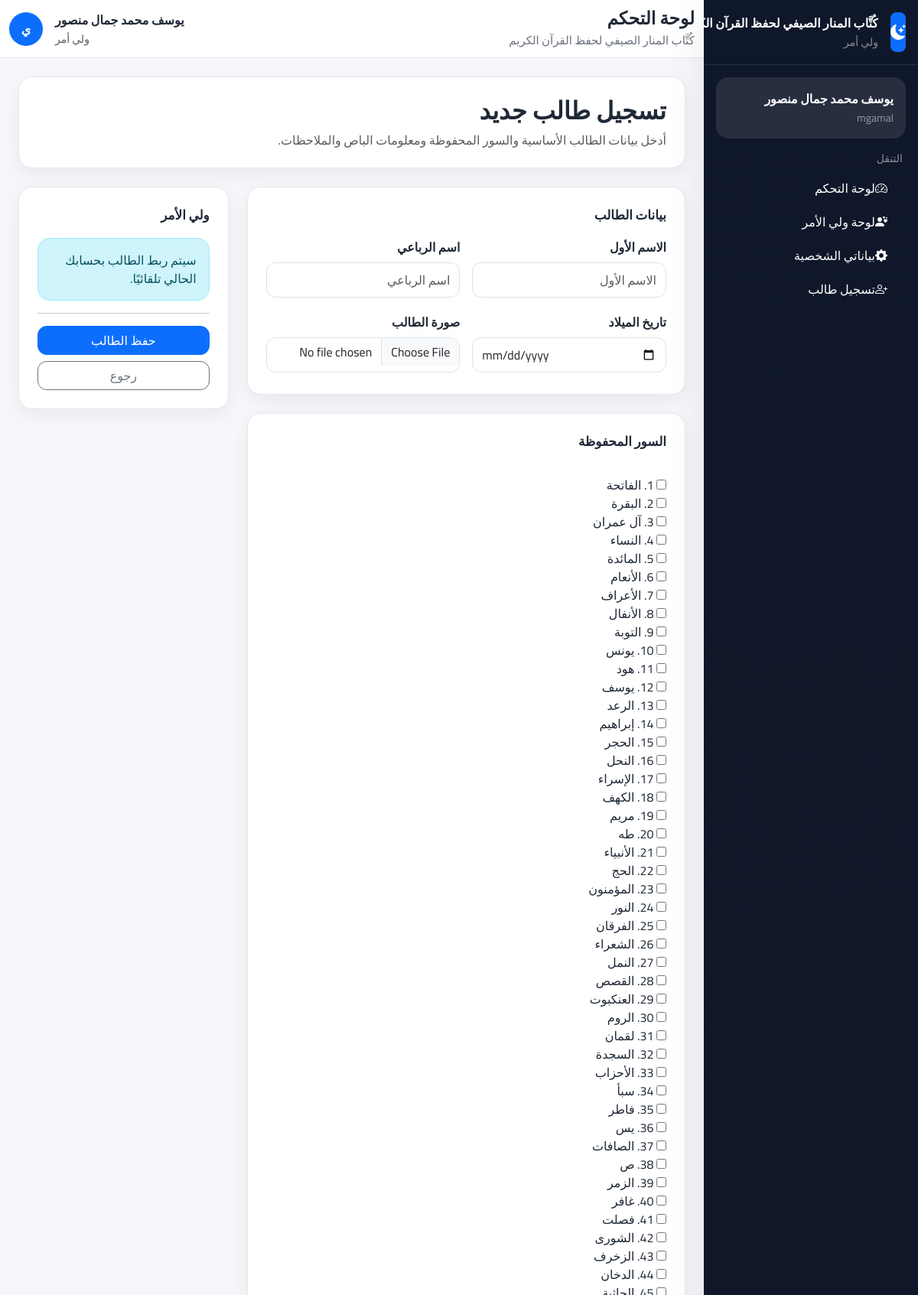
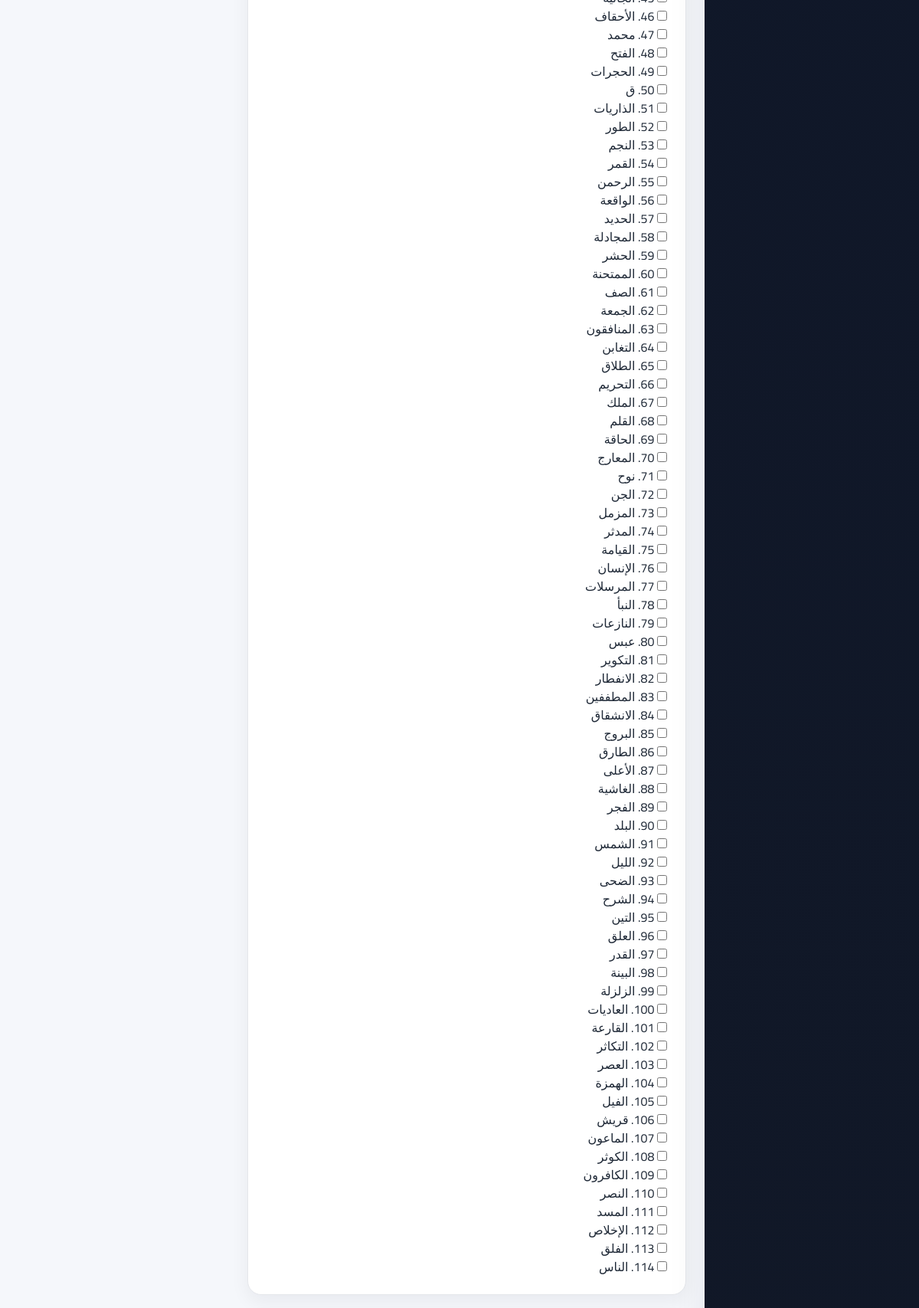
/students/register/ (signed in, upper part), run on the app's committed database (2 pictures, top to bottom).
### accounts/models.py (models this page shows, shortened)
class SiteSettings(models.Model):
    name = models.CharField(max_length=200, default='مقرأة القرآن الكريم', verbose_name='اسم المقرأة')
    logo = models.ImageField(upload_to='settings/', blank=True, null=True, verbose_name='الشعار')
    address = models.CharField(max_length=300, blank=True, verbose_name='العنوان')
    phone = models.CharField(max_length=20, blank=True, verbose_name='الهاتف')
    email = models.EmailField(blank=True, verbose_name='البريد الإلكتروني')
    description = models.TextField(blank=True, verbose_name='نبذة عن المقرأة')
    allow_registration = models.BooleanField(default=True, verbose_name='السماح بالتسجيل')
    auto_assign_halls = models.BooleanField(default=True, verbose_name='التسكين التلقائي')
    max_age_limit = models.PositiveIntegerField(default=15, verbose_name='الحد الأقصى للسن')
    min_age_limit = models.PositiveIntegerField(default=3, verbose_name='الحد الأدنى للسن')
    attendance_start_time = models.TimeField(default='08:00', verbose_name='وقت بداية الحضور')
    late_threshold_minutes = models.PositiveIntegerField(default=15, verbose_name='دقائق التأخير')
    facebook = models.URLField(blank=True, verbose_name='فيسبوك')
    whatsapp = models.CharField(max_length=20, blank=True, verbose_name='واتساب')
    updated_at = models.DateTimeField(auto_now=True)
    updated_by = models.ForeignKey(
        User,
        on_delete=models.SET_NULL,
        null=True,
        blank=True,
        verbose_name='آخر تعديل بواسطة'
    )
    @classmethod
    def get_settings(cls):
        obj, _ = cls.objects.get_or_create(pk=1)
        return obj
    class Meta:
        verbose_name = 'إعدادات الموقع'
        verbose_name_plural = 'إعدادات الموقع'

class User(AbstractUser):
    ROLE_GENERAL_MANAGER = 'general_manager'
    ROLE_GENERAL_SUPERVISOR = 'general_supervisor'
    ROLE_HALL_SUPERVISOR = 'hall_supervisor'
    ROLE_TEACHER = 'teacher'
    ROLE_PARENT = 'parent'
    ROLES = [
        (ROLE_GENERAL_MANAGER, 'مدير عام'),
        (ROLE_GENERAL_SUPERVISOR, 'مشرف عام'),
        (ROLE_HALL_SUPERVISOR, 'مشرف قاعات'),
        (ROLE_TEACHER, 'معلم'),
        (ROLE_PARENT, 'ولي أمر'),
    ]
    role = models.CharField(
        max_length=30,
        choices=ROLES,
        default=ROLE_PARENT,
        verbose_name='الدور الوظيفي'
    )
    phone = models.CharField(
        max_length=20,
        blank=True,
        null=True,
        verbose_name='رقم الهاتف'
    )
    profile_picture = models.ImageField(
        upload_to='profiles/',
        blank=True,
        null=True,
        verbose_name='الصورة الشخصية'
    )
    can_manage_users = models.BooleanField(default=False, verbose_name='إدارة المستخدمين')
    can_manage_halls = models.BooleanField(default=False, verbose_name='إدارة القاعات')
    can_manage_students = models.BooleanField(default=False, verbose_name='إدارة الطلاب')
    can_manage_attendance = models.BooleanField(default=False, verbose_name='إدارة الحضور')
    can_manage_evaluations = models.BooleanField(default=False, verbose_name='إدارة التقييمات')
    can_manage_settings = models.BooleanField(default=False, verbose_name='إدارة الإعدادات')
    @property
    def is_general_manager(self):
        return self.role == self.ROLE_GENERAL_MANAGER
    @property
    def is_general_supervisor(self):
        return self.role == self.ROLE_GENERAL_SUPERVISOR
    @property
    def is_hall_supervisor(self):
        return self.role == self.ROLE_HALL_SUPERVISOR
    @property
    def is_teacher(self):
        return self.role == self.ROLE_TEACHER
    @property
    def is_parent(self):
        return self.role == self.ROLE_PARENT
    class Meta:
        verbose_name = 'مستخدم'
        verbose_name_plural = 'المستخدمون'

### students/views.py (the view, shortened to what this page needs)
# urls.py: path('register/',             views.StudentRegisterView.as_view(),name='register'),
class StudentRegisterView(LoginRequiredMixin, View):
    template_name = 'students/register.html'
    def get(self, request):
        if not (
            request.user.is_parent or
            request.user.is_general_manager or
            request.user.is_general_supervisor
        ):
            messages.error(request, 'ليس لديك صلاحية تسجيل طالب')
            return redirect('dashboard')
        if request.user.is_parent:
            settings = SiteSettings.get_settings()
            if not settings.allow_registration:
                return render(request, 'students/registration_closed.html')
        form = StudentRegistrationForm()
        parents = User.objects.filter(role=User.ROLE_PARENT, is_active=True)
        return render(request, self.template_name, {
            'form': form,
            'parents': parents,
        })

### accounts/context_processors.py (called while the page is built)
def user_role_context(request):
    if not request.user.is_authenticated:
        return {}
    user = request.user
    return {
        'is_general_manager':    user.is_general_manager,
        'is_general_supervisor': user.is_general_supervisor,
        'is_hall_supervisor':    user.is_hall_supervisor,
        'is_teacher':            user.is_teacher,
        'is_parent':             user.is_parent,
        'user_role_display':     user.get_role_display(),
    }

def site_settings(request):
    settings = SiteSettings.get_settings()
    return {
        'SITE_NAME':        settings.name,
        'SITE_LOGO':        settings.logo,
        'SITE_PHONE':       settings.phone,
        'SITE_SETTINGS':    settings,
        'ALLOW_REGISTRATION': settings.allow_registration,
    }

### quran/models.py (called while the page is built)
    def __str__(self):
        return f"{self.number}. {self.name_arabic}"

### templates/students/register.html (shortened to what this page needs)
{% extends "base.html" %}
{% block content %}
<div class="page-card p-4 mb-4">
    <h2 class="fw-bold mb-2">تسجيل طالب جديد</h2>
    <p class="text-muted mb-0">
        أدخل بيانات الطالب الأساسية والسور المحفوظة ومعلومات الباص والملاحظات.
    </p>
</div>
<form method="post" enctype="multipart/form-data" class="row g-4">
    <div class="col-lg-8">
        <div class="page-card p-4 mb-4">
            <div class="section-title">بيانات الطالب</div>
            <div class="row g-3">
                <div class="col-md-6">
                    <label class="form-label fw-semibold">{{ form.first_name.label }}</label>
                    {{ form.first_name }}
                </div>
                <div class="col-md-6">
                    <label class="form-label fw-semibold">{{ form.last_name.label }}</label>
                    {{ form.last_name }}
                </div>
                <div class="col-md-6">
                    <label class="form-label fw-semibold">{{ form.date_of_birth.label }}</label>
                    {{ form.date_of_birth }}
                </div>
                <div class="col-md-6">
                    <label class="form-label fw-semibold">{{ form.profile_picture.label }}</label>
                    {{ form.profile_picture }}
                </div>
            </div>
        </div>
        <div class="page-card p-4 mb-4">
            <div class="section-title">السور المحفوظة</div>
            <div class="row g-2">
                <div class="col-12">
                    {{ form.memorized_surahs }}
                </div>
            </div>
        </div>
    </div>
    <div class="col-lg-4">
        <div class="page-card p-4 position-sticky" style="top: 92px;">
            <div class="section-title">ولي الأمر</div>
            {% if user.is_parent %}
                <div class="alert alert-info rounded-4 mb-0">
                    سيتم ربط الطالب بحسابك الحالي تلقائيًا.
                </div>
            {% endif %}
            <hr>
            <div class="d-grid gap-2">
                <button type="submit" class="btn btn-primary">حفظ الطالب</button>
                <a href="{% url 'students:list' %}" class="btn btn-outline-secondary">رجوع</a>
            </div>
        </div>
    </div>
</form>
{% endblock %}

### templates/partials/sidebar.html (shortened to what this page needs)
<aside class="sidebar d-flex flex-column" id="appSidebar">
    <div class="p-3 border-bottom border-secondary border-opacity-25">
        <div class="d-flex align-items-center gap-3">
            {% if SITE_LOGO and SITE_LOGO.url %}
                <img src="{{ SITE_LOGO.url }}" alt="{{ SITE_NAME }}" class="rounded-3"
                     width="52" height="52" style="object-fit: cover;">
            {% else %}
                <div class="bg-primary rounded-3 d-flex align-items-center justify-content-center text-white"
                     style="width:52px;height:52px;">
                    <i class="bi bi-moon-stars-fill fs-5"></i>
                </div>
            {% endif %}
            <div class="min-w-0">
                <div class="fw-bold text-white text-truncate">{{ SITE_NAME|default:"مقرأة تحفيظ القرآن الكريم" }}</div>
                <small class="text-white-50">{{ user.get_role_display }}</small>
            </div>
        </div>
    </div>
    <div class="p-3 overflow-y-auto flex-grow-1">
        <div class="bg-white bg-opacity-10 rounded-4 p-3 mb-3">
            <div class="fw-bold text-white">{{ user.get_full_name|default:user.username }}</div>
            <small class="text-white-50">{{ user.username }}</small>
        </div>
        <div class="small text-uppercase text-white-50 mb-2 px-1">التنقل</div>
        <nav class="nav flex-column gap-1">
            <a class="nav-link text-white rounded-3 px-3 py-2" href="{% url 'accounts:dashboard' %}">
                <i class="bi bi-speedometer2 ms-2"></i>لوحة التحكم
            </a>
            {% if user.is_parent %}
                <a class="nav-link text-white rounded-3 px-3 py-2" href="{% url 'dashboard:parent' %}">
                    <i class="bi bi-person-hearts ms-2"></i>لوحة ولي الأمر
                </a>
                <a class="nav-link text-white rounded-3 px-3 py-2" href="{% url 'dashboard:parent_profile' %}">
                    <i class="bi bi-gear-fill ms-2"></i>بياناتي الشخصية
                </a>
            {% endif %}
            {% if user.is_parent %}
                {% if ALLOW_REGISTRATION %}
                    <a class="nav-link text-white rounded-3 px-3 py-2" href="{% url 'students:register' %}">
                        <i class="bi bi-person-plus ms-2"></i>تسجيل طالب
                    </a>
                {% else %}
                    <span class="nav-link text-white-50 rounded-3 px-3 py-2"
                        style="cursor:default; opacity:.5;"
                        title="التسجيل مغلق حالياً">
                        <i class="bi bi-person-plus ms-2"></i>تسجيل طالب — مغلق
                    </span>
                {% endif %}
            {% endif %}
        </nav>
    </div>
</aside>

### templates/partials/header.html (shortened to what this page needs)
<header class="topbar d-flex align-items-center">
    <div class="container-fluid">
        <div class="d-flex align-items-center justify-content-between gap-3">
            <div class="d-flex align-items-center gap-2">
                <div>
                    <h1 class="page-title">{% block page_title %}لوحة التحكم{% endblock %}</h1>
                    <div class="page-subtitle">{{ SITE_NAME|default:"مقرأة تحفيظ القرآن الكريم" }}</div>
                </div>
            </div>
            <div class="d-flex align-items-center gap-3">
                <div class="text-end d-none d-sm-block">
                    <div class="fw-bold">{{ user.get_full_name|default:user.username }}</div>
                    <small class="text-muted">{{ user.get_role_display }}</small>
                </div>
                <div class="rounded-circle bg-primary text-white d-flex align-items-center justify-content-center fw-bold"
                     style="width:44px;height:44px;">
                    {{ user.first_name|default:user.username|slice:":1" }}
                </div>
            </div>
        </div>
    </div>
</header>

### templates/base.html (style rules this page uses)
:root { --primary:#1d4ed8; --primary-soft:#e8f0ff; --dark:#0f172a; --sidebar:#0f172a; --sidebar-hover:#1f2937; --border:#e5e7eb; --bg:#f5f7fb; --card:#ffffff; --text:#1f2937; --muted:#6b7280; --success:#198754; --warning:#f59e0b; --danger:#dc3545; --radius-lg:18px; --radius-md:14px; --shadow-sm:0 8px 24px rgba(15,23,42,.06); --shadow-md:0 18px 50px rgba(15,23,42,.08); --sidebar-width:280px; --topbar-height:76px; }
* { box-sizing: border-box; }
html, body { margin: 0; padding: 0; font-family: 'Cairo', sans-serif; background: var(--bg); color: var(--text); }
body { min-height: 100vh; }
a { text-decoration: none; }
.sidebar { width: var(--sidebar-width); position: fixed; top: 0; right: 0; bottom: 0; z-index: 1040; background: linear-gradient(180deg, #0f172a 0%, #111827 100%); color: #fff; overflow-y: auto; transition: transform .3s ease; box-shadow: var(--shadow-md); }
.topbar { height: var(--topbar-height); position: sticky; top: 0; z-index: 1030; background: rgba(255,255,255,.92); backdrop-filter: blur(10px); border-bottom: 1px solid var(--border); }
.page-card { background: var(--card); border: 1px solid var(--border); border-radius: var(--radius-lg); box-shadow: var(--shadow-sm); }
.page-title { margin: 0; font-size: 1.45rem; font-weight: 800; }
.page-subtitle { margin-top: 4px; color: var(--muted); font-size: .94rem; }
.section-title { font-size: 1.05rem; font-weight: 800; margin-bottom: 1rem; }
.btn, .form-control, .form-select { border-radius: 12px; }
.form-control, .form-select { min-height: 46px; border-color: #dbe2ea; }

### data on the page
SiteSettings: name "كُتَّاب المنار الصيفي لحفظ القرآن…", name "كُتَّاب المنار الصيفي لحفظ القرآن الكريم"
User: role "ولي أمر", get_full_name "يوسف محمد جمال منصور", username "mgamal", first_name "ي"
